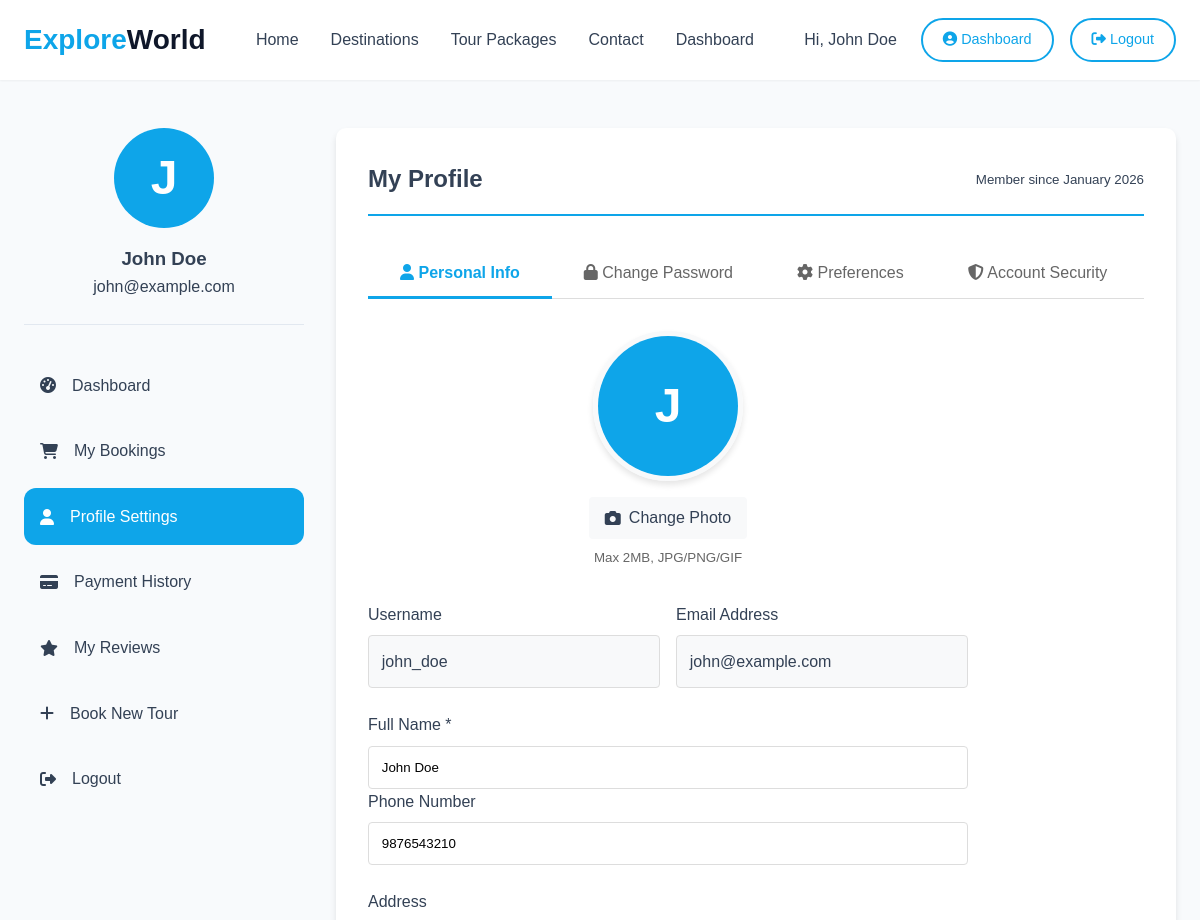
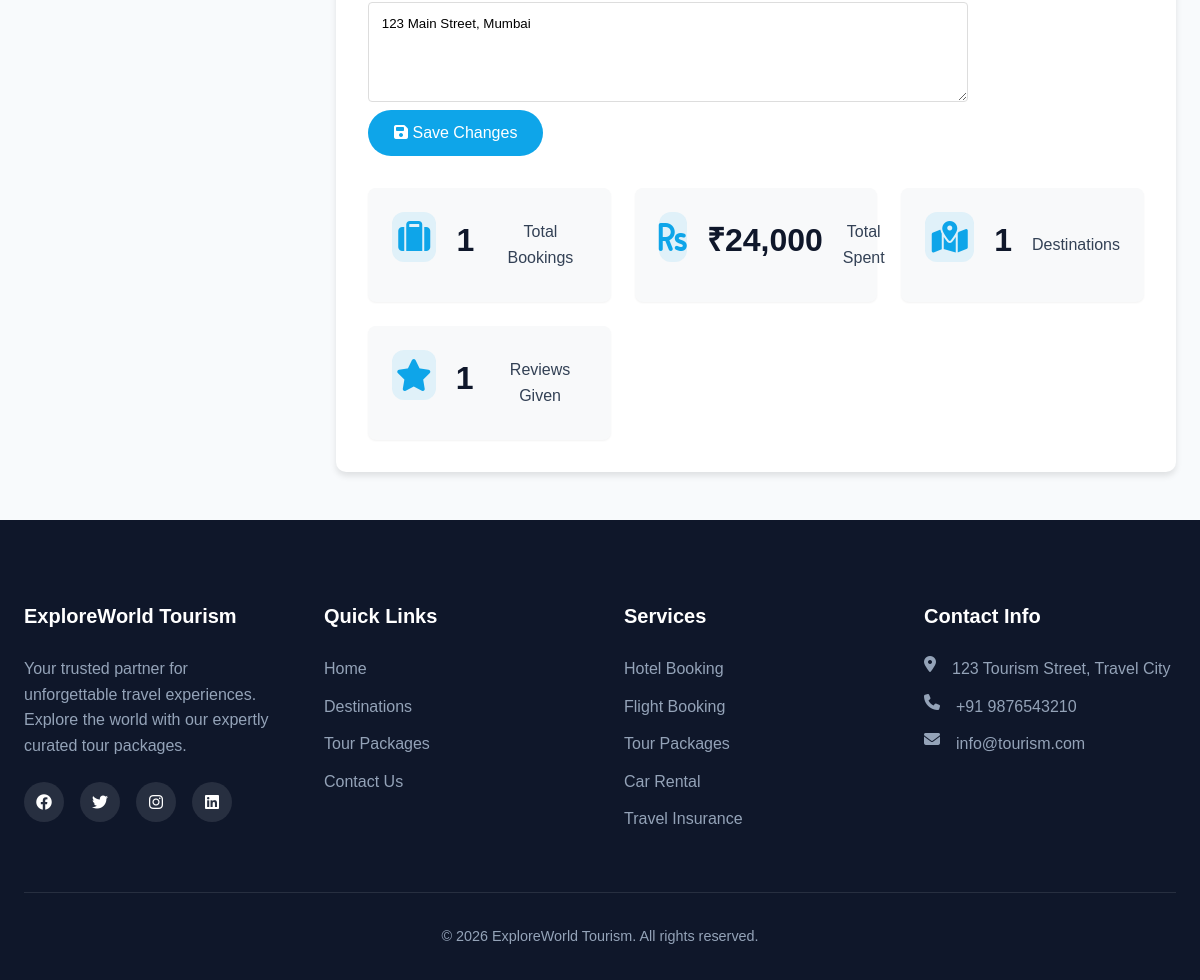
The app's page /profile.php (signed in) with its own data (2 pictures, top to bottom).
### tables this page shows
CREATE TABLE users (
    user_id INT PRIMARY KEY AUTO_INCREMENT,
    username VARCHAR(50) UNIQUE NOT NULL,
    email VARCHAR(100) UNIQUE NOT NULL,
    password VARCHAR(255) NOT NULL,
    full_name VARCHAR(100) NOT NULL,
    phone VARCHAR(20),
    address TEXT,
    profile_image VARCHAR(255),
    created_at TIMESTAMP DEFAULT CURRENT_TIMESTAMP,
    updated_at TIMESTAMP DEFAULT CURRENT_TIMESTAMP ON UPDATE CURRENT_TIMESTAMP,
    INDEX idx_email (email),
    INDEX idx_username (username)
);

### db.php (called while the page is built, shortened)
<?php
class Database {
    private $conn;
    private function connect() {
        try {
            $this->conn = new mysqli(DB_HOST, DB_USER, DB_PASS, DB_NAME);
            $this->conn->set_charset("utf8mb4");
        } catch (Exception $e) {
            die("Database connection error: " . $e->getMessage());
        }
    }
    public function executeQuery($sql) {
        try {
            $result = $this->conn->query($sql);
            return $result;
        } catch (Exception $e) {
            error_log("Query Error: " . $e->getMessage());
            return false;
        }
    }
}
$db = new Database();
?>

### profile.php (the view, shortened to what this page needs)
<?php
require_once '../includes/functions.php';
$user_id = $_SESSION['user_id'];
?>
<!DOCTYPE html>
<html lang="en">
<head>
    <link rel="stylesheet" href="../assets/css/style.css">
    <link rel="stylesheet" href="https://cdnjs.cloudflare.com/ajax/libs/font-awesome/6.4.0/css/all.min.css">
</head>
<body>
    <?php include '../includes/header.php'; ?>
    <section class="dashboard">
        <div class="container">
            <div class="dashboard-grid">
                <?php include 'includes/sidebar.php'; ?>
                <main class="dashboard-content">
                    <div class="profile-container">
                        <div class="profile-header">
                            <h1>My Profile</h1>
                            <div class="member-since">
                                <small>Member since <?php echo date('F Y', strtotime($user['created_at'])); ?></small>
                            </div>
                        </div>
                        <div class="profile-tabs">
                            <button class="tab-btn active" onclick="openTab('personal')">
                                <i class="fas fa-user"></i> Personal Info
                            </button>
                            <button class="tab-btn" onclick="openTab('password')">
                                <i class="fas fa-lock"></i> Change Password
                            </button>
                            <button class="tab-btn" onclick="openTab('preferences')">
                                <i class="fas fa-cog"></i> Preferences
                            </button>
                            <button class="tab-btn" onclick="openTab('account')">
                                <i class="fas fa-shield-alt"></i> Account Security
                            </button>
                        </div>
                        <div id="personal-tab" class="tab-content active">
                            <form method="POST" action="" enctype="multipart/form-data" class="profile-form">
                                <div class="profile-image-section">
                                    <div class="profile-image-container">
                                        <?php if(!empty($user['profile_image'])): ?>
                                        <img src="<?php echo UPLOAD_URL . $user['profile_image']; ?>" alt="<?php echo $user['full_name']; ?>">
                                        <?php else: ?>
                                        <div class="profile-initials">
                                            <?php echo strtoupper(substr($user['full_name'], 0, 1)); ?>
                                        </div>
                                        <?php endif; ?>
                                    </div>
                                    <div class="image-upload">
                                        <label class="image-upload-label">
                                            <i class="fas fa-camera"></i>
                                            Change Photo
                                        </label>
                                        <small style="display: block; margin-top: 0.5rem; color: #666;">Max 2MB, JPG/PNG/GIF</small>
                                    </div>
                                </div>
                                <div class="form-row">
                                    <div class="form-group">
                                        <label>Username</label>
                                        <div class="read-only-field"><?php echo $user['username']; ?></div>
                                    </div>
                                    <div class="form-group">
                                        <label>Email Address</label>
                                        <div class="read-only-field"><?php echo $user['email']; ?></div>
                                    </div>
                                </div>
                                <div class="form-group">
                                    <label for="full_name">Full Name *</label>
                                    <input type="text" id="full_name" name="full_name" value="<?php echo htmlspecialchars($user['full_name']); ?>" required>
                                </div>
                                <div class="form-row">
                                    <div class="form-group">
                                        <label for="phone">Phone Number</label>
                                        <input type="tel" id="phone" name="phone" value="<?php echo htmlspecialchars($user['phone'] ?? ''); ?>">
                                    </div>
                                </div>
                                <div class="form-group">
                                    <label for="address">Address</label>
                                    <textarea id="address" name="address"><?php echo htmlspecialchars($user['address'] ?? ''); ?></textarea>
                                </div>
                                <button type="submit" name="update_profile" class="btn btn-primary">
                                    <i class="fas fa-save"></i> Save Changes
                                </button>
                            </form>
                            <div class="account-stats">
                                <?php
                                $stats_sql = "SELECT
                                    COUNT(b.booking_id) as total_bookings,
                                    SUM(b.total_amount) as total_spent,
                                    COUNT(DISTINCT b.package_id) as packages_booked,
                                    COUNT(r.review_id) as reviews_given
                                    FROM users u
                                    LEFT JOIN bookings b ON u.user_id = b.user_id
                                    LEFT JOIN reviews r ON u.user_id = r.user_id
                                    WHERE u.user_id = '$user_id'";
                                $stats_result = $db->executeQuery($stats_sql);
                                $stats = $stats_result->fetch_assoc();
                                ?>
                                <div class="stat-card">
                                    <div class="stat-icon">
                                        <i class="fas fa-suitcase"></i>
                                    </div>
                                    <div class="stat-number"><?php echo $stats['total_bookings'] ?: 0; ?></div>
                                    <p>Total Bookings</p>
                                </div>
                                <div class="stat-card">
                                    <div class="stat-icon">
                                        <i class="fas fa-rupee-sign"></i>
                                    </div>
                                    <div class="stat-number">₹<?php echo number_format($stats['total_spent'] ?: 0, 0); ?></div>
                                    <p>Total Spent</p>
                                </div>
                                <div class="stat-card">
                                    <div class="stat-icon">
                                        <i class="fas fa-map-marked-alt"></i>
                                    </div>
                                    <div class="stat-number"><?php echo $stats['packages_booked'] ?: 0; ?></div>
                                    <p>Destinations</p>
                                </div>
                                <div class="stat-card">
                                    <div class="stat-icon">
                                        <i class="fas fa-star"></i>
                                    </div>
                                    <div class="stat-number"><?php echo $stats['reviews_given'] ?: 0; ?></div>
                                    <p>Reviews Given</p>
                                </div>
                            </div>
                        </div>
                    </div>
                </main>
            </div>
        </div>
    </section>
    <?php include '../includes/footer.php'; ?>
</body>
</html>

### sidebar.php
<?php
$current_page = basename($_SERVER['PHP_SELF']);
?>
<aside class="dashboard-sidebar">
    <div class="user-profile">
        <?php
        $user_sql = "SELECT * FROM users WHERE user_id = '$user_id'";
        $user_result = $db->executeQuery($user_sql);
        $user = $user_result->fetch_assoc();
        ?>
        <div class="profile-image">
            <?php if(!empty($user['profile_image'])): ?>
            <img src="<?php echo UPLOAD_URL . $user['profile_image']; ?>" alt="<?php echo $user['full_name']; ?>">
            <?php else: ?>
            <div class="profile-initials">
                <?php echo strtoupper(substr($user['full_name'], 0, 1)); ?>
            </div>
            <?php endif; ?>
        </div>
        <div class="profile-info">
            <h3><?php echo $user['full_name']; ?></h3>
            <p><?php echo $user['email']; ?></p>
        </div>
    </div>
    <nav class="dashboard-nav">
        <ul>
            <li><a href="dashboard.php" class="<?php echo $current_page == 'dashboard.php' ? 'active' : ''; ?>">
                <i class="fas fa-tachometer-alt"></i> Dashboard
            </a></li>
            <li><a href="bookings.php" class="<?php echo $current_page == 'bookings.php' ? 'active' : ''; ?>">
                <i class="fas fa-shopping-cart"></i> My Bookings
            </a></li>
            <li><a href="profile.php" class="<?php echo $current_page == 'profile.php' ? 'active' : ''; ?>">
                <i class="fas fa-user"></i> Profile Settings
            </a></li>
            <li><a href="payment-history.php" class="<?php echo $current_page == 'payment-history.php' ? 'active' : ''; ?>">
                <i class="fas fa-credit-card"></i> Payment History
            </a></li>
            <li><a href="reviews.php" class="<?php echo $current_page == 'reviews.php' ? 'active' : ''; ?>">
                <i class="fas fa-star"></i> My Reviews
            </a></li>
            <li><a href="../pages/packages.php">
                <i class="fas fa-plus"></i> Book New Tour
            </a></li>
            <li><a href="../pages/logout.php">
                <i class="fas fa-sign-out-alt"></i> Logout
            </a></li>
        </ul>
    </nav>
</aside>

### style.css (style rules this page uses)
:root { --primary-color: #0ea5e9; --primary-dark: #0284c7; --secondary-color: #6366f1; --accent-color: #f43f5e; --dark-color: #0f172a; --text-color: #334155; --text-light: #64748b; --light-color: #f8fafc; --white: #ffffff; --shadow-sm: 0 1px 2px 0 rgb(0 0 0 / 0.05); --shadow-md: 0 4px 6px -1px rgb(0 0 0 / 0.1), 0 2px 4px -2px rgb(0 0 0 / 0.1); --shadow-lg: 0 10px 15px -3px rgb(0 0 0 / 0.1), 0 4px 6px -4px rgb(0 0 0 / 0.1); --radius: 0.75rem; --transition: all 0.3s cubic-bezier(0.4, 0, 0.2, 1); }
* { margin: 0; padding: 0; box-sizing: border-box; }
body { font-family: 'Poppins', sans-serif; line-height: 1.6; color: var(--text-color); background-color: var(--light-color); }
a { text-decoration: none; color: inherit; transition: var(--transition); }
ul { list-style: none; }
.container { max-width: 1200px; margin: 0 auto; padding: 0 1.5rem; }
.btn { display: inline-block; padding: 0.75rem 1.5rem; border-radius: 50px; font-weight: 500; font-size: 1rem; cursor: pointer; border: 2px solid transparent; transition: var(--transition); }
.btn-primary { background-color: var(--primary-color); color: var(--white); }
.dashboard-grid { display: grid; grid-template-columns: 280px 1fr; gap: 2rem; padding: 3rem 0; }
.user-profile { text-align: center; margin-bottom: 2rem; padding-bottom: 1.5rem; border-bottom: 1px solid #e2e8f0; }
.profile-image { width: 100px; height: 100px; margin: 0 auto 1rem; border-radius: 50%; overflow: hidden; background: var(--primary-color); display: flex; align-items: center; justify-content: center; color: white; font-size: 2.5rem; font-weight: 700; }
.dashboard-nav a { display: flex; align-items: center; gap: 1rem; padding: 1rem; text-decoration: none; color: var(--text-color); border-radius: var(--radius); transition: var(--transition); margin-bottom: 0.5rem; }
.dashboard-nav a:hover, .dashboard-nav a.active { background: var(--primary-color); color: white; }
.stat-card { background: white; border-radius: var(--radius); padding: 1.5rem; display: flex; align-items: center; gap: 1.25rem; box-shadow: var(--shadow-sm); }
.stat-icon { width: 50px; height: 50px; background: rgba(14, 165, 233, 0.1); color: var(--primary-color); border-radius: 12px; display: flex; align-items: center; justify-content: center; font-size: 1.5rem; }

### records on screen
users: full_name "J", full_name "John Doe", email "john@example.com", created_at "January 2026", username "john_doe", phone "9876543210", address "123 Main Street, Mumbai"

### other values on screen
$_SESSION['full_name'] "John Doe"
$stats['total_bookings'] ?: 0 "1"
$stats['total_spent'] ?: 0 "24,000"
$stats['packages_booked'] ?: 0 "1"
$stats['reviews_given'] ?: 0 "1"
SITE_NAME "ExploreWorld Tourism"
